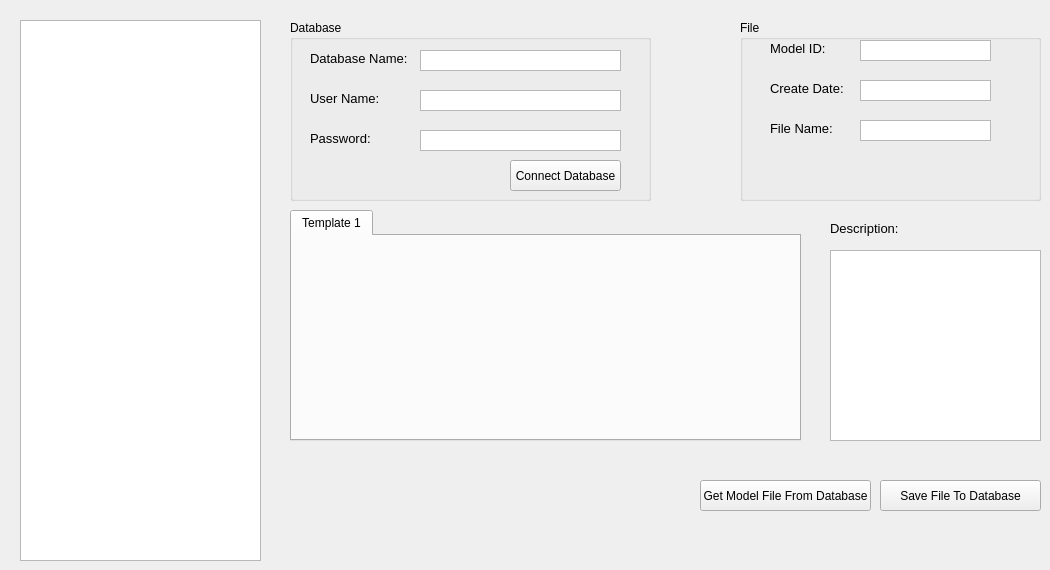
      <widget class="QWidget" name="page_2">
       <widget class="QLabel" name="lblData_ModelDesc">
        <property name="geometry">
         <rect>
          <x>830</x>
          <y>220</y>
          <width>201</width>
          <height>16</height>
         </rect>
        </property>
        <property name="font">
         <font>
          <pointsize>10</pointsize>
         </font>
        </property>
        <property name="text">
         <string>Description:</string>
        </property>
       </widget>
       <widget class="QListView" name="lwVisual_ModelList_2">
        <property name="geometry">
         <rect>
          <x>20</x>
          <y>20</y>
          <width>241</width>
          <height>541</height>
         </rect>
        </property>
       </widget>
       <widget class="QTextEdit" name="txtData_ModelDesc">
        <property name="geometry">
         <rect>
          <x>830</x>
          <y>250</y>
          <width>211</width>
          <height>191</height>
         </rect>
        </property>
        <property name="font">
         <font>
          <pointsize>10</pointsize>
         </font>
        </property>
        <property name="verticalScrollBarPolicy">
         <enum>Qt::ScrollBarAlwaysOff</enum>
        </property>
        <property name="readOnly">
         <bool>true</bool>
        </property>
        <property name="acceptRichText">
         <bool>false</bool>
        </property>
       </widget>
       <widget class="QPushButton" name="btnData_GetDatabase">
        <property name="geometry">
         <rect>
          <x>700</x>
          <y>480</y>
          <width>171</width>
          <height>31</height>
         </rect>
        </property>
        <property name="text">
         <string>Get Model File From Database</string>
        </property>
       </widget>
       <widget class="QPushButton" name="btnData_SaveDatabase">
        <property name="geometry">
         <rect>
          <x>880</x>
          <y>480</y>
          <width>161</width>
          <height>31</height>
         </rect>
        </property>
        <property name="text">
         <string>Save File To Database</string>
        </property>
       </widget>
       <widget class="QTabWidget" name="tabWData_Templates">
        <property name="geometry">
         <rect>
          <x>290</x>
          <y>210</y>
          <width>511</width>
          <height>231</height>
         </rect>
        </property>
        <property name="currentIndex">
         <number>0</number>
        </property>
        <widget class="QWidget" name="tabTemplate1_2">
         <attribute name="title">
          <string>Template 1</string>
         </attribute>
        </widget>
       </widget>
       <widget class="QGroupBox" name="gbxDatabase">
        <property name="geometry">
         <rect>
          <x>290</x>
          <y>20</y>
          <width>361</width>
          <height>181</height>
         </rect>
        </property>
        <property name="title">
         <string>Database</string>
        </property>
        <widget class="QLabel" name="lblDatabase_Name">
         <property name="geometry">
          <rect>
           <x>20</x>
           <y>30</y>
           <width>101</width>
           <height>16</height>
          </rect>
         </property>
         <property name="font">
          <font>
           <pointsize>10</pointsize>
          </font>
         </property>
         <property name="text">
          <string>Database Name:</string>
         </property>
        </widget>
        <widget class="QLabel" name="lblDatabase_UserName">
         <property name="geometry">
          <rect>
           <x>20</x>
           <y>70</y>
           <width>91</width>
           <height>16</height>
          </rect>
         </property>
         <property name="font">
          <font>
           <pointsize>10</pointsize>
          </font>
         </property>
         <property name="text">
          <string>User Name:</string>
         </property>
        </widget>
        <widget class="QLabel" name="lblDatabase_Password">
         <property name="geometry">
          <rect>
           <x>20</x>
           <y>110</y>
           <width>81</width>
           <height>16</height>
          </rect>
         </property>
         <property name="font">
          <font>
           <pointsize>10</pointsize>
          </font>
         </property>
         <property name="text">
          <string>Password:</string>
         </property>
        </widget>
        <widget class="QTextEdit" name="txtDatabase_Name">
         <property name="geometry">
          <rect>
           <x>130</x>
           <y>30</y>
           <width>201</width>
           <height>21</height>
          </rect>
         </property>
         <property name="font">
          <font>
           <pointsize>10</pointsize>
          </font>
         </property>
         <property name="verticalScrollBarPolicy">
          <enum>Qt::ScrollBarAlwaysOff</enum>
         </property>
         <property name="readOnly">
          <bool>false</bool>
         </property>
         <property name="html">
          <string>&lt;!DOCTYPE HTML PUBLIC &quot;-//W3C//DTD HTML 4.0//EN&quot; &quot;http://www.w3.org/TR/REC-html40/strict.dtd&quot;&gt;
&lt;html&gt;&lt;head&gt;&lt;meta name=&quot;qrichtext&quot; content=&quot;1&quot; /&gt;&lt;style type=&quot;text/css&quot;&gt;
p, li { white-space: pre-wrap; }
&lt;/style&gt;&lt;/head&gt;&lt;body style=&quot; font-family:'Ubuntu'; font-size:10pt; font-weight:400; font-style:normal;&quot;&gt;
&lt;p style=&quot;-qt-paragraph-type:empty; margin-top:0px; margin-bottom:0px; margin-left:0px; margin-right:0px; -qt-block-indent:0; text-indent:0px; font-family:'MS Shell Dlg 2';&quot;&gt;&lt;br /&gt;&lt;/p&gt;&lt;/body&gt;&lt;/html&gt;</string>
         </property>
         <property name="acceptRichText">
          <bool>false</bool>
         </property>
        </widget>
        <widget class="QTextEdit" name="txtDatabase_UserName">
         <property name="geometry">
          <rect>
           <x>130</x>
           <y>70</y>
           <width>201</width>
           <height>21</height>
          </rect>
         </property>
         <property name="font">
          <font>
           <pointsize>10</pointsize>
          </font>
         </property>
         <property name="verticalScrollBarPolicy">
          <enum>Qt::ScrollBarAlwaysOff</enum>
         </property>
         <property name="readOnly">
          <bool>false</bool>
         </property>
         <property name="html">
          <string>&lt;!DOCTYPE HTML PUBLIC &quot;-//W3C//DTD HTML 4.0//EN&quot; &quot;http://www.w3.org/TR/REC-html40/strict.dtd&quot;&gt;
&lt;html&gt;&lt;head&gt;&lt;meta name=&quot;qrichtext&quot; content=&quot;1&quot; /&gt;&lt;style type=&quot;text/css&quot;&gt;
p, li { white-space: pre-wrap; }
&lt;/style&gt;&lt;/head&gt;&lt;body style=&quot; font-family:'Ubuntu'; font-size:10pt; font-weight:400; font-style:normal;&quot;&gt;
&lt;p style=&quot;-qt-paragraph-type:empty; margin-top:0px; margin-bottom:0px; margin-left:0px; margin-right:0px; -qt-block-indent:0; text-indent:0px; font-family:'MS Shell Dlg 2';&quot;&gt;&lt;br /&gt;&lt;/p&gt;&lt;/body&gt;&lt;/html&gt;</string>
         </property>
         <property name="acceptRichText">
          <bool>false</bool>
         </property>
        </widget>
        <widget class="QTextEdit" name="txtDatabase_Password">
         <property name="geometry">
          <rect>
           <x>130</x>
           <y>110</y>
           <width>201</width>
           <height>21</height>
          </rect>
         </property>
         <property name="font">
          <font>
           <pointsize>10</pointsize>
          </font>
         </property>
         <property name="verticalScrollBarPolicy">
          <enum>Qt::ScrollBarAlwaysOff</enum>
         </property>
         <property name="readOnly">
          <bool>false</bool>
         </property>
         <property name="html">
          <string>&lt;!DOCTYPE HTML PUBLIC &quot;-//W3C//DTD HTML 4.0//EN&quot; &quot;http://www.w3.org/TR/REC-html40/strict.dtd&quot;&gt;
&lt;html&gt;&lt;head&gt;&lt;meta name=&quot;qrichtext&quot; content=&quot;1&quot; /&gt;&lt;style type=&quot;text/css&quot;&gt;
p, li { white-space: pre-wrap; }
&lt;/style&gt;&lt;/head&gt;&lt;body style=&quot; font-family:'Ubuntu'; font-size:10pt; font-weight:400; font-style:normal;&quot;&gt;
&lt;p style=&quot;-qt-paragraph-type:empty; margin-top:0px; margin-bottom:0px; margin-left:0px; margin-right:0px; -qt-block-indent:0; text-indent:0px; font-family:'MS Shell Dlg 2';&quot;&gt;&lt;br /&gt;&lt;/p&gt;&lt;/body&gt;&lt;/html&gt;</string>
         </property>
         <property name="acceptRichText">
          <bool>false</bool>
         </property>
        </widget>
        <widget class="QPushButton" name="btnDatabase">
         <property name="geometry">
          <rect>
           <x>220</x>
           <y>140</y>
           <width>111</width>
           <height>31</height>
          </rect>
         </property>
         <property name="text">
          <string>Connect Database</string>
         </property>
        </widget>
       </widget>
       <widget class="QGroupBox" name="gbxFile">
        <property name="geometry">
         <rect>
          <x>740</x>
          <y>20</y>
          <width>301</width>
          <height>181</height>
         </rect>
        </property>
        <property name="title">
         <string>File</string>
        </property>
        <widget class="QTextEdit" name="txtData_FileName">
         <property name="geometry">
          <rect>
           <x>120</x>
           <y>100</y>
           <width>131</width>
           <height>21</height>
          </rect>
         </property>
         <property name="font">
          <font>
           <pointsize>10</pointsize>
          </font>
         </property>
         <property name="verticalScrollBarPolicy">
          <enum>Qt::ScrollBarAlwaysOff</enum>
         </property>
         <property name="readOnly">
          <bool>true</bool>
         </property>
         <property name="acceptRichText">
          <bool>false</bool>
         </property>
        </widget>
        <widget class="QLabel" name="lblData_FileName">
         <property name="geometry">
          <rect>
           <x>30</x>
           <y>100</y>
           <width>71</width>
           <height>16</height>
          </rect>
         </property>
         <property name="font">
          <font>
           <pointsize>10</pointsize>
          </font>
         </property>
         <property name="text">
          <string>File Name:</string>
         </property>
        </widget>
        <widget class="QLabel" name="lblData_CreateDate">
         <property name="geometry">
          <rect>
           <x>30</x>
           <y>60</y>
           <width>81</width>
           <height>16</height>
          </rect>
         </property>
         <property name="font">
          <font>
           <pointsize>10</pointsize>
          </font>
         </property>
         <property name="text">
          <string>Create Date:</string>
         </property>
        </widget>
        <widget class="QTextEdit" name="txtData_CreateDate">
         <property name="geometry">
          <rect>
           <x>120</x>
           <y>60</y>
           <width>131</width>
           <height>21</height>
          </rect>
         </property>
         <property name="font">
          <font>
           <pointsize>10</pointsize>
          </font>
         </property>
         <property name="verticalScrollBarPolicy">
          <enum>Qt::ScrollBarAlwaysOff</enum>
         </property>
         <property name="readOnly">
          <bool>true</bool>
         </property>
         <property name="acceptRichText">
          <bool>false</bool>
         </property>
        </widget>
        <widget class="QLabel" name="lblData_ModelID">
         <property name="geometry">
          <rect>
           <x>30</x>
           <y>20</y>
           <width>71</width>
           <height>16</height>
          </rect>
         </property>
         <property name="font">
          <font>
           <pointsize>10</pointsize>
          </font>
         </property>
         <property name="text">
          <string>Model ID:</string>
         </property>
        </widget>
        <widget class="QTextEdit" name="txtData_ModelID">
         <property name="geometry">
          <rect>
           <x>120</x>
           <y>20</y>
           <width>131</width>
           <height>21</height>
          </rect>
         </property>
         <property name="font">
          <font>
           <pointsize>10</pointsize>
          </font>
         </property>
         <property name="verticalScrollBarPolicy">
          <enum>Qt::ScrollBarAlwaysOff</enum>
         </property>
         <property name="readOnly">
          <bool>true</bool>
         </property>
         <property name="acceptRichText">
          <bool>false</bool>
         </property>
        </widget>
       </widget>
      </widget>
